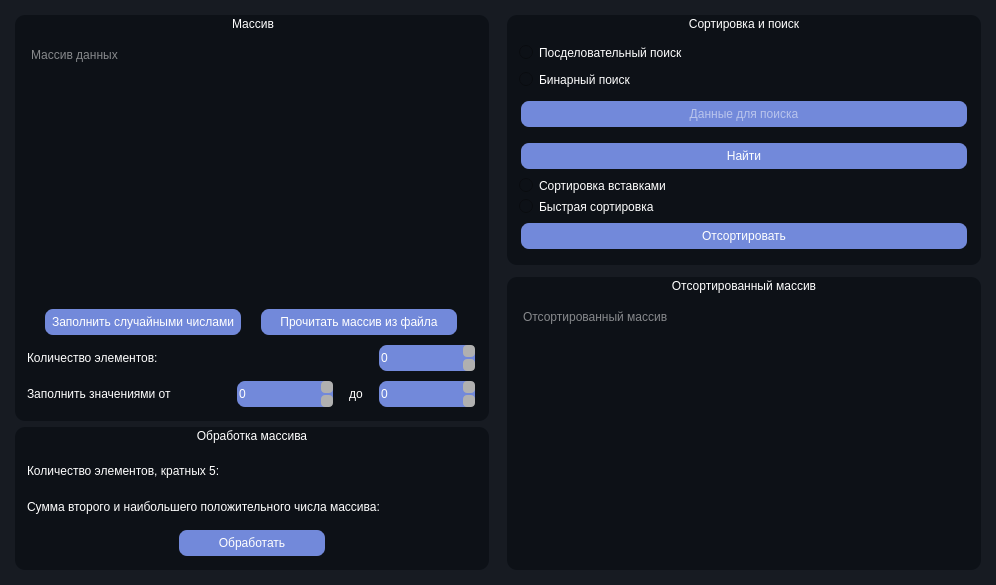
<?xml version="1.0" encoding="UTF-8"?>
<ui version="4.0">
 <class>ArrayWindow</class>
 <widget class="QMainWindow" name="ArrayWindow">
  <property name="windowModality">
   <enum>Qt::WindowModal</enum>
  </property>
  <property name="geometry">
   <rect>
    <x>0</x>
    <y>0</y>
    <width>996</width>
    <height>585</height>
   </rect>
  </property>
  <property name="minimumSize">
   <size>
    <width>500</width>
    <height>500</height>
   </size>
  </property>
  <property name="maximumSize">
   <size>
    <width>100000</width>
    <height>100000</height>
   </size>
  </property>
  <property name="windowTitle">
   <string>Массив</string>
  </property>
  <property name="styleSheet">
   <string notr="true">	background-color: #171b22;
	color: #fff;</string>
  </property>
  <widget class="QWidget" name="centralwidget">
   <layout class="QHBoxLayout" name="horizontalLayout_3">
    <item>
     <layout class="QVBoxLayout" name="verticalLayout_3" stretch="0,0">
      <property name="spacing">
       <number>6</number>
      </property>
      <property name="leftMargin">
       <number>6</number>
      </property>
      <property name="topMargin">
       <number>6</number>
      </property>
      <property name="rightMargin">
       <number>6</number>
      </property>
      <property name="bottomMargin">
       <number>6</number>
      </property>
      <item>
       <widget class="QGroupBox" name="groupBox">
        <property name="styleSheet">
         <string notr="true">background-color: #0d1117; border: 0px; border-radius: 10px;</string>
        </property>
        <property name="title">
         <string>Массив</string>
        </property>
        <property name="alignment">
         <set>Qt::AlignCenter</set>
        </property>
        <layout class="QVBoxLayout" name="verticalLayout_2">
         <item>
          <widget class="QPlainTextEdit" name="dataArray">
           <property name="styleSheet">
            <string notr="true">background-color: transparent; color: #fff;</string>
           </property>
           <property name="placeholderText">
            <string>Массив данных</string>
           </property>
          </widget>
         </item>
         <item>
          <layout class="QHBoxLayout" name="horizontalLayout_2">
           <property name="spacing">
            <number>0</number>
           </property>
           <property name="leftMargin">
            <number>0</number>
           </property>
           <property name="topMargin">
            <number>0</number>
           </property>
           <property name="rightMargin">
            <number>0</number>
           </property>
           <property name="bottomMargin">
            <number>0</number>
           </property>
           <item>
            <widget class="QPushButton" name="randomDataButton">
             <property name="minimumSize">
              <size>
               <width>200</width>
               <height>30</height>
              </size>
             </property>
             <property name="maximumSize">
              <size>
               <width>200</width>
               <height>30</height>
              </size>
             </property>
             <property name="styleSheet">
              <string notr="true">	background-color: #7289DA;
	selection-background-color: #7289DA;
	color: #fff;
	border-width: 2px;
	border-style: solid;
	border-radius: 10px;
	alignment: center;
	border-color: #0d1117;</string>
             </property>
             <property name="text">
              <string>Заполнить случайными числами</string>
             </property>
            </widget>
           </item>
           <item>
            <widget class="QPushButton" name="readDataButton">
             <property name="minimumSize">
              <size>
               <width>200</width>
               <height>30</height>
              </size>
             </property>
             <property name="maximumSize">
              <size>
               <width>200</width>
               <height>30</height>
              </size>
             </property>
             <property name="styleSheet">
              <string notr="true">	background-color: #7289DA;
	selection-background-color: #7289DA;
	color: #fff;
	border-width: 2px;
	border-style: solid;
	border-radius: 10px;
	alignment: center;
	border-color: #0d1117;</string>
             </property>
             <property name="text">
              <string>Прочитать массив из файла</string>
             </property>
            </widget>
           </item>
          </layout>
         </item>
         <item>
          <layout class="QHBoxLayout" name="horizontalLayout">
           <property name="leftMargin">
            <number>0</number>
           </property>
           <property name="topMargin">
            <number>0</number>
           </property>
           <property name="rightMargin">
            <number>0</number>
           </property>
           <property name="bottomMargin">
            <number>0</number>
           </property>
           <item>
            <widget class="QLabel" name="label_3">
             <property name="minimumSize">
              <size>
               <width>0</width>
               <height>30</height>
              </size>
             </property>
             <property name="maximumSize">
              <size>
               <width>16777215</width>
               <height>30</height>
              </size>
             </property>
             <property name="text">
              <string>Количество элементов: </string>
             </property>
            </widget>
           </item>
           <item>
            <widget class="QSpinBox" name="maxItem">
             <property name="minimumSize">
              <size>
               <width>100</width>
               <height>30</height>
              </size>
             </property>
             <property name="maximumSize">
              <size>
               <width>100</width>
               <height>30</height>
              </size>
             </property>
             <property name="styleSheet">
              <string notr="true">QSpinBox {
	background-color: #7289DA;
	selection-background-color: #7289DA;
	color: #fff;
	border-width: 2px;
	border-style: solid;
	border-radius: 10px;
	alignment: center;
	border-color: #0d1117;
}

QSpinBox::up-button, QSpinBox::down-button
{
    width: 12px;
    height: 12px;
    border: 0px solid #ccc;
    border-radius: 4px;
    background-color: #b0b0b0;
}</string>
             </property>
             <property name="maximum">
              <number>1000000000</number>
             </property>
            </widget>
           </item>
          </layout>
         </item>
         <item>
          <layout class="QHBoxLayout" name="horizontalLayout_4">
           <property name="leftMargin">
            <number>0</number>
           </property>
           <property name="topMargin">
            <number>0</number>
           </property>
           <property name="rightMargin">
            <number>0</number>
           </property>
           <property name="bottomMargin">
            <number>0</number>
           </property>
           <item>
            <widget class="QLabel" name="label_4">
             <property name="minimumSize">
              <size>
               <width>0</width>
               <height>30</height>
              </size>
             </property>
             <property name="maximumSize">
              <size>
               <width>16777215</width>
               <height>30</height>
              </size>
             </property>
             <property name="text">
              <string>Заполнить значениями от</string>
             </property>
            </widget>
           </item>
           <item>
            <widget class="QSpinBox" name="minValue">
             <property name="minimumSize">
              <size>
               <width>100</width>
               <height>30</height>
              </size>
             </property>
             <property name="maximumSize">
              <size>
               <width>100</width>
               <height>30</height>
              </size>
             </property>
             <property name="styleSheet">
              <string notr="true">QSpinBox {
	background-color: #7289DA;
	selection-background-color: #7289DA;
	color: #fff;
	border-width: 2px;
	border-style: solid;
	border-radius: 10px;
	alignment: center;
	border-color: #0d1117;
}

QSpinBox::up-button, QSpinBox::down-button
{
    width: 12px;
    height: 12px;
    border: 0px solid #ccc;
    border-radius: 4px;
    background-color: #b0b0b0;
}</string>
             </property>
             <property name="minimum">
              <number>-1000000000</number>
             </property>
             <property name="maximum">
              <number>1000000000</number>
             </property>
            </widget>
           </item>
           <item>
            <widget class="QLabel" name="label_5">
             <property name="minimumSize">
              <size>
               <width>30</width>
               <height>30</height>
              </size>
             </property>
             <property name="maximumSize">
              <size>
               <width>30</width>
               <height>30</height>
              </size>
             </property>
             <property name="text">
              <string>до</string>
             </property>
             <property name="alignment">
              <set>Qt::AlignCenter</set>
             </property>
            </widget>
           </item>
           <item>
            <widget class="QSpinBox" name="maxValue">
             <property name="minimumSize">
              <size>
               <width>100</width>
               <height>30</height>
              </size>
             </property>
             <property name="maximumSize">
              <size>
               <width>100</width>
               <height>30</height>
              </size>
             </property>
             <property name="styleSheet">
              <string notr="true">QSpinBox {
	background-color: #7289DA;
	selection-background-color: #7289DA;
	color: #fff;
	border-width: 2px;
	border-style: solid;
	border-radius: 10px;
	alignment: center;
	border-color: #0d1117;
}

QSpinBox::up-button, QSpinBox::down-button
{
    width: 12px;
    height: 12px;
    border: 0px solid #ccc;
    border-radius: 4px;
    background-color: #b0b0b0;
}</string>
             </property>
             <property name="minimum">
              <number>-1000000000</number>
             </property>
             <property name="maximum">
              <number>1000000000</number>
             </property>
            </widget>
           </item>
          </layout>
         </item>
        </layout>
       </widget>
      </item>
      <item>
       <widget class="QGroupBox" name="groupBox_2">
        <property name="minimumSize">
         <size>
          <width>0</width>
          <height>0</height>
         </size>
        </property>
        <property name="styleSheet">
         <string notr="true">background-color: #0d1117; border: 0px; border-radius: 10px;</string>
        </property>
        <property name="title">
         <string>Обработка массива</string>
        </property>
        <property name="alignment">
         <set>Qt::AlignCenter</set>
        </property>
        <layout class="QVBoxLayout" name="verticalLayout_4">
         <item>
          <widget class="QLabel" name="label">
           <property name="minimumSize">
            <size>
             <width>0</width>
             <height>30</height>
            </size>
           </property>
           <property name="maximumSize">
            <size>
             <width>16777215</width>
             <height>30</height>
            </size>
           </property>
           <property name="styleSheet">
            <string notr="true">background-color: transparent; color: #fff;</string>
           </property>
           <property name="text">
            <string>Количество элементов, кратных 5:</string>
           </property>
          </widget>
         </item>
         <item>
          <widget class="QLabel" name="label_2">
           <property name="minimumSize">
            <size>
             <width>0</width>
             <height>30</height>
            </size>
           </property>
           <property name="maximumSize">
            <size>
             <width>16777215</width>
             <height>30</height>
            </size>
           </property>
           <property name="text">
            <string>Сумма второго и наибольшего положительного числа массива:</string>
           </property>
          </widget>
         </item>
         <item>
          <layout class="QHBoxLayout" name="horizontalLayout_5">
           <item>
            <widget class="QPushButton" name="startProcess">
             <property name="minimumSize">
              <size>
               <width>150</width>
               <height>30</height>
              </size>
             </property>
             <property name="maximumSize">
              <size>
               <width>150</width>
               <height>30</height>
              </size>
             </property>
             <property name="styleSheet">
              <string notr="true">	background-color: #7289DA;
	selection-background-color: #7289DA;
	color: #fff;
	border-width: 2px;
	border-style: solid;
	border-radius: 10px;
	alignment: center;
	border-color: #0d1117;</string>
             </property>
             <property name="text">
              <string>Обработать</string>
             </property>
            </widget>
           </item>
          </layout>
         </item>
        </layout>
       </widget>
      </item>
     </layout>
    </item>
    <item>
     <layout class="QVBoxLayout" name="verticalLayout" stretch="0,0">
      <property name="spacing">
       <number>12</number>
      </property>
      <property name="leftMargin">
       <number>6</number>
      </property>
      <property name="topMargin">
       <number>6</number>
      </property>
      <property name="rightMargin">
       <number>6</number>
      </property>
      <property name="bottomMargin">
       <number>6</number>
      </property>
      <item>
       <widget class="QGroupBox" name="groupBox_3">
        <property name="minimumSize">
         <size>
          <width>0</width>
          <height>250</height>
         </size>
        </property>
        <property name="maximumSize">
         <size>
          <width>16777215</width>
          <height>250</height>
         </size>
        </property>
        <property name="styleSheet">
         <string notr="true">background-color: #0d1117; border: 0px; border-radius: 10px;</string>
        </property>
        <property name="title">
         <string>Сортировка и поиск</string>
        </property>
        <property name="alignment">
         <set>Qt::AlignCenter</set>
        </property>
        <layout class="QVBoxLayout" name="verticalLayout_5">
         <item>
          <layout class="QVBoxLayout" name="verticalLayout_8">
           <property name="spacing">
            <number>12</number>
           </property>
           <item>
            <widget class="QRadioButton" name="isNextSearch">
             <property name="text">
              <string>Посделовательный поиск</string>
             </property>
            </widget>
           </item>
           <item>
            <widget class="QRadioButton" name="isBinarySearch">
             <property name="text">
              <string>Бинарный поиск</string>
             </property>
            </widget>
           </item>
           <item>
            <widget class="QLineEdit" name="dataForSearch">
             <property name="minimumSize">
              <size>
               <width>0</width>
               <height>30</height>
              </size>
             </property>
             <property name="maximumSize">
              <size>
               <width>16777215</width>
               <height>30</height>
              </size>
             </property>
             <property name="styleSheet">
              <string notr="true">	background-color: #7289DA;
	selection-background-color: #7289DA;
	color: #fff;
	border-width: 2px;
	border-style: solid;
	border-radius: 10px;
	alignment: center;
	border-color: #0d1117;</string>
             </property>
             <property name="alignment">
              <set>Qt::AlignCenter</set>
             </property>
             <property name="placeholderText">
              <string>Данные для поиска</string>
             </property>
            </widget>
           </item>
           <item>
            <widget class="QPushButton" name="arraySearchingButton">
             <property name="minimumSize">
              <size>
               <width>150</width>
               <height>30</height>
              </size>
             </property>
             <property name="maximumSize">
              <size>
               <width>10000</width>
               <height>30</height>
              </size>
             </property>
             <property name="styleSheet">
              <string notr="true">	background-color: #7289DA;
	selection-background-color: #7289DA;
	color: #fff;
	border-width: 2px;
	border-style: solid;
	border-radius: 10px;
	alignment: center;
	border-color: #0d1117;</string>
             </property>
             <property name="text">
              <string>Найти</string>
             </property>
            </widget>
           </item>
          </layout>
         </item>
         <item>
          <layout class="QVBoxLayout" name="verticalLayout_6">
           <item>
            <widget class="QRadioButton" name="isInsertionSort">
             <property name="styleSheet">
              <string notr="true">
QCheckBox {
	color: #fff;
}
QCheckBox::indicator {
	border-radius: 7px;
	width: 15px;
	height: 15px;
}
QCheckBox::indicator:unchecked {
	border-radius: 7px;
	background-color: #171b22;
}
QCheckBox::indicator:unchecked:hover {
	border-radius: 7px;
	background-color: #171b22;
}

QCheckBox::indicator:unchecked:pressed {
	border-radius: 7px;
	background-color: #171b22;
}

QCheckBox::indicator:checked {
	border-radius: 7px;
	background-color: #c3e88d;
}

QCheckBox::indicator:checked:hover {
	border-radius: 7px;
	background-color: #c3e88d;
}

QCheckBox::indicator:checked:pressed {
	border-radius: 7px;
	background-color: #c3e88d;
}

QCheckBox::indicator:indeterminate:hover {
	border-radius: 7px;
	background-color: #c3e88d;
}

QCheckBox::indicator:indeterminate:pressed {
	border-radius: 7px;
	background-color: #c3e88d;
}</string>
             </property>
             <property name="text">
              <string>Сортировка вставками</string>
             </property>
            </widget>
           </item>
           <item>
            <widget class="QRadioButton" name="isQuickSort">
             <property name="styleSheet">
              <string notr="true">
QCheckBox {
	color: #fff;
}
QCheckBox::indicator {
	border-radius: 7px;
	width: 15px;
	height: 15px;
}
QCheckBox::indicator:unchecked {
	border-radius: 7px;
	background-color: #171b22;
}
QCheckBox::indicator:unchecked:hover {
	border-radius: 7px;
	background-color: #171b22;
}

QCheckBox::indicator:unchecked:pressed {
	border-radius: 7px;
	background-color: #171b22;
}

QCheckBox::indicator:checked {
	border-radius: 7px;
	background-color: #c3e88d;
}

QCheckBox::indicator:checked:hover {
	border-radius: 7px;
	background-color: #c3e88d;
}

QCheckBox::indicator:checked:pressed {
	border-radius: 7px;
	background-color: #c3e88d;
}

QCheckBox::indicator:indeterminate:hover {
	border-radius: 7px;
	background-color: #c3e88d;
}

QCheckBox::indicator:indeterminate:pressed {
	border-radius: 7px;
	background-color: #c3e88d;
}</string>
             </property>
             <property name="text">
              <string>Быстрая сортировка</string>
             </property>
            </widget>
           </item>
          </layout>
         </item>
         <item>
          <widget class="QPushButton" name="startSortingButton">
           <property name="minimumSize">
            <size>
             <width>150</width>
             <height>30</height>
            </size>
           </property>
           <property name="maximumSize">
            <size>
             <width>16777215</width>
             <height>30</height>
            </size>
           </property>
           <property name="styleSheet">
            <string notr="true">	background-color: #7289DA;
	selection-background-color: #7289DA;
	color: #fff;
	border-width: 2px;
	border-style: solid;
	border-radius: 10px;
	alignment: center;
	border-color: #0d1117;</string>
           </property>
           <property name="text">
            <string>Отсортировать</string>
           </property>
          </widget>
         </item>
        </layout>
       </widget>
      </item>
      <item>
       <widget class="QGroupBox" name="groupBox_4">
        <property name="styleSheet">
         <string notr="true">background-color: #0d1117; border: 0px; border-radius: 10px;</string>
        </property>
        <property name="title">
         <string>Отсортированный массив</string>
        </property>
        <property name="alignment">
         <set>Qt::AlignCenter</set>
        </property>
        <layout class="QVBoxLayout" name="verticalLayout_7">
         <item>
          <widget class="QPlainTextEdit" name="sortedArray">
           <property name="toolTip">
            <string>Тут будет отсортированный массив
</string>
           </property>
           <property name="styleSheet">
            <string notr="true">background-color: transparent; color: #fff;</string>
           </property>
           <property name="placeholderText">
            <string>Отсортированный массив</string>
           </property>
          </widget>
         </item>
        </layout>
       </widget>
      </item>
     </layout>
    </item>
   </layout>
  </widget>
 </widget>
 <resources/>
 <connections/>
</ui>
